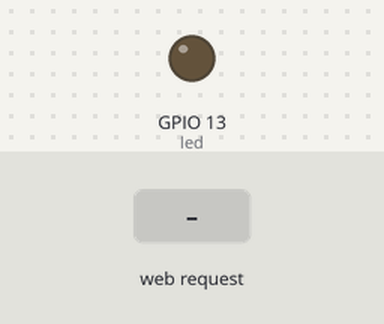
This sketch was run on a simulated ESP8266 (NodeMCU). On the bench: output pins drawn as LEDs (lit = HIGH). Inputs (shaded band) come from the test bench. WiFi joins after 1.5 s; servers stay silent unless stated; uploads are accepted with an empty reply; what the sketch prints to the serial monitor is not drawn.

Above: at 2.7 s.
2.8 s: HTTP request GET / received
At 3.6 s:
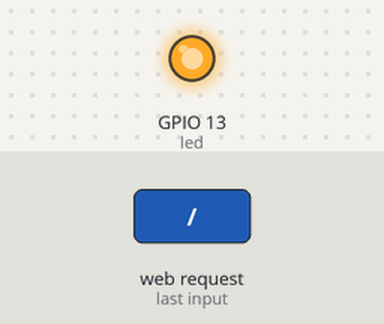
Timing chart, 0 to 5.8 s (numbered marks = the images above; inputs shaded):
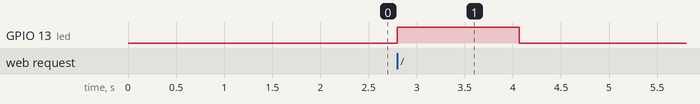

The sketch:

HelloServer.ino
```cpp
#include <ESP8266WiFi.h>
#include <WiFiClient.h>
#include <ESP8266WebServer.h>
#include <ESP8266mDNS.h>
#include <WiFiClientSecure.h>
#include <ArduinoJson.h>

const char* ssid = "Krakow";
const char* password = "8.warszawa.8";
const char* APItoken = "XGGVXPW9Z6VYDABG8ZY1CC3BYAH1AUME4P";

ESP8266WebServer server(80);

const int led = 13;

void handleRoot() {
  digitalWrite(led, 1);
  server.send(200, "text/plain", "hello from esp8266!");
  digitalWrite(led, 0);
}

void handleNotFound(){
  digitalWrite(led, 1);
  String message = "URI: ";
  String address = server.uri();
  message += address;
  message += '\n\n';

  WiFiClientSecure client;

  if (!client.connect("api.etherscan.io", 443)) {
    server.send(200, "text/plain", "error connecting to etherscan API");
    Serial.println("error connecting to etherscan API");
    return;
  }

  String url = "/api?module=account&action=balance&address=";
  url += "0xddbd2b932c763ba5b1b7ae3b362eac3e8d40121a";
  url += "&tag=latest&apikey=";
  url += APItoken;
  client.println("GET " + url +" HTTP/1.1");
  client.println("Host: api.etherscan.io");
  client.println("Connection: close");
  client.println();

  while(client.connected()) {
    String line = client.readStringUntil('\n');
    if (line.indexOf("result") > 0) {
      Serial.println("### " + line);
      message += (line + '\n');
      StaticJsonBuffer<200> jsonBuffer;
      JsonObject& root = jsonBuffer.parseObject(line);
      String wei = root["result"];
      message += "\nwei: ";
      message += wei;
      Serial.println("Wei: " + wei);
    }
  }

  server.send(200, "text/plain", message);
  digitalWrite(led, 0);
}

void setup(void){
  pinMode(led, OUTPUT);
  digitalWrite(led, 0);
  Serial.begin(115200);
  WiFi.mode(WIFI_STA);
  WiFi.begin(ssid, password);
  Serial.println("");

  // Wait for connection
  while (WiFi.status() != WL_CONNECTED) {
    delay(500);
    Serial.print(".");
  }
  Serial.println("");
  Serial.print("Connected to ");
  Serial.println(ssid);
  Serial.print("IP address: ");
  Serial.println(WiFi.localIP());

  if (MDNS.begin("esp8266")) {
    Serial.println("MDNS responder started");
  }

  // server.on("/", handleRoot);
  server.on("/", handleNotFound);

  server.on("/inline", [](){
    server.send(200, "text/plain", "this works as well");
  });

  server.onNotFound(handleNotFound);

  server.begin();
  Serial.println("HTTP server started");
}

void loop(void){
  server.handleClient();
}

// message += "\nMethod: ";
// message += (server.method() == HTTP_GET)?"GET":"POST";
// message += "\nArguments: ";
// message += server.args();
// message += "\n";
// for (uint8_t i=0; i<server.args(); i++){
//   message += " " + server.argName(i) + ": " + server.arg(i) + "\n";
// }
```

Measured:
- after the input at 2.8 s, GPIO 13 (led): LOW → HIGH at once, → LOW 1.3 s later
